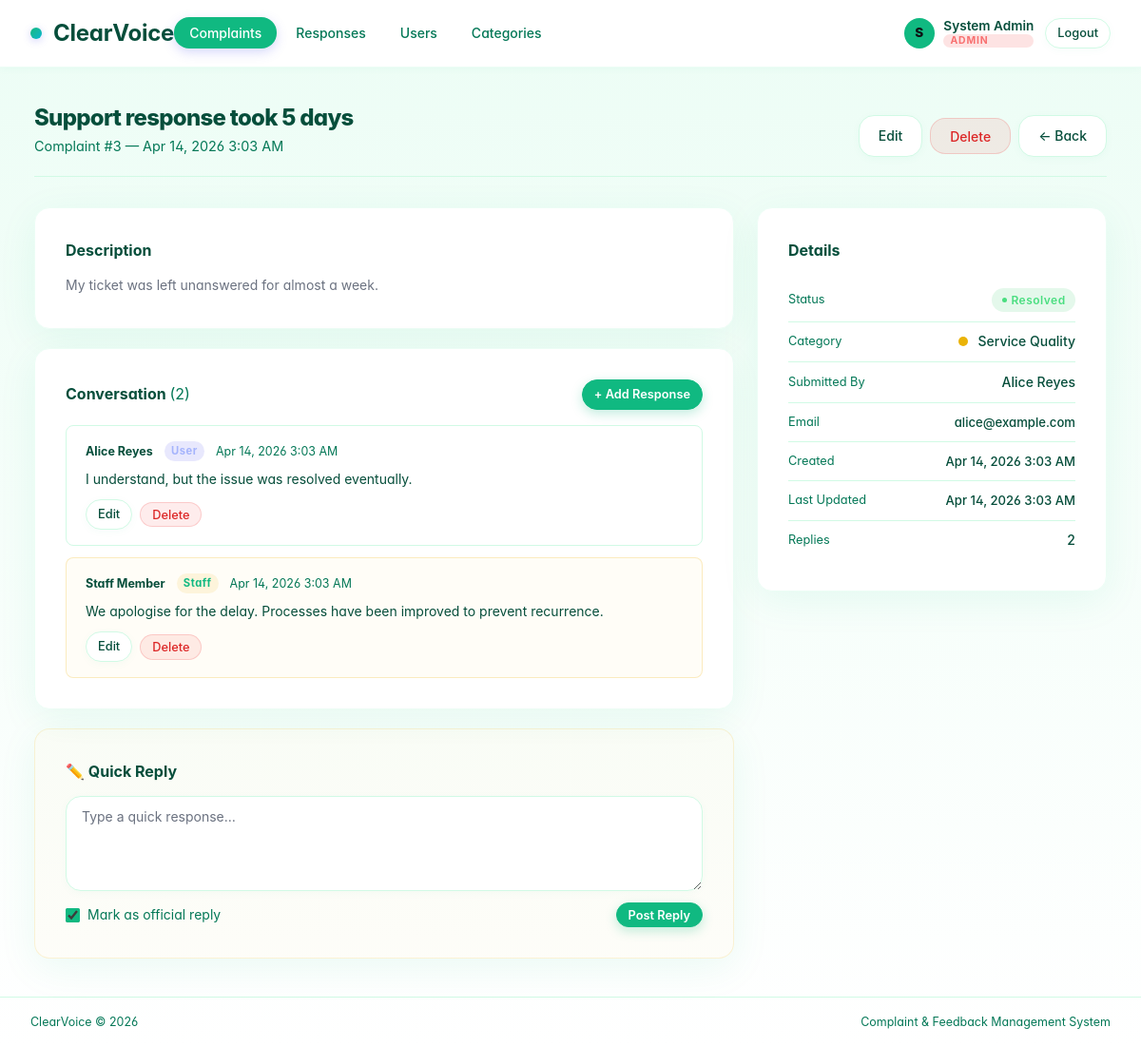
Screenshot of /pages/complaints/view.php?id=3 (signed in) with the database file from the repository.
### tables this page shows
CREATE TABLE IF NOT EXISTS complaints (
    id          INT UNSIGNED AUTO_INCREMENT PRIMARY KEY,
    user_id     INT UNSIGNED  NOT NULL,
    category_id INT UNSIGNED  NOT NULL,
    title       VARCHAR(200)  NOT NULL,
    description TEXT          NOT NULL,
    status      ENUM('open','in_review','resolved','closed') NOT NULL DEFAULT 'open',
    created_at  DATETIME NOT NULL DEFAULT CURRENT_TIMESTAMP,
    updated_at  DATETIME NOT NULL DEFAULT CURRENT_TIMESTAMP ON UPDATE CURRENT_TIMESTAMP,
    CONSTRAINT fk_complaint_user     FOREIGN KEY (user_id)     REFERENCES users(id)      ON DELETE CASCADE,
    CONSTRAINT fk_complaint_category FOREIGN KEY (category_id) REFERENCES categories(id) ON DELETE RESTRICT
);

CREATE TABLE IF NOT EXISTS responses (
    id              INT UNSIGNED NOT NULL AUTO_INCREMENT PRIMARY KEY,
    complaint_id    INT UNSIGNED NOT NULL,
    user_id         INT UNSIGNED NOT NULL,
    message         TEXT         NOT NULL,
    is_admin_reply  TINYINT(1)   NOT NULL DEFAULT 0,
    created_at      DATETIME NOT NULL DEFAULT CURRENT_TIMESTAMP,
    updated_at      DATETIME NOT NULL DEFAULT CURRENT_TIMESTAMP ON UPDATE CURRENT_TIMESTAMP,
    CONSTRAINT fk_response_complaint FOREIGN KEY (complaint_id) REFERENCES complaints(id) ON DELETE CASCADE,
    CONSTRAINT fk_response_user      FOREIGN KEY (user_id)      REFERENCES users(id)      ON DELETE CASCADE
);

CREATE TABLE IF NOT EXISTS users (
    id          INT UNSIGNED AUTO_INCREMENT PRIMARY KEY,
    name        VARCHAR(100)  NOT NULL,
    email       VARCHAR(150)  NOT NULL UNIQUE,
    password    VARCHAR(255)  NOT NULL,
    role        ENUM('admin','staff','public') NOT NULL DEFAULT 'public',
    created_at  DATETIME NOT NULL DEFAULT CURRENT_TIMESTAMP,
    updated_at  DATETIME NOT NULL DEFAULT CURRENT_TIMESTAMP ON UPDATE CURRENT_TIMESTAMP
);

CREATE TABLE IF NOT EXISTS categories (
    id          INT UNSIGNED AUTO_INCREMENT PRIMARY KEY,
    name        VARCHAR(80)   NOT NULL UNIQUE,
    description VARCHAR(255)  NOT NULL DEFAULT '',
    color       VARCHAR(7)    NOT NULL DEFAULT '#6366f1',
    created_at  DATETIME NOT NULL DEFAULT CURRENT_TIMESTAMP,
    updated_at  DATETIME NOT NULL DEFAULT CURRENT_TIMESTAMP ON UPDATE CURRENT_TIMESTAMP
);

### includes/helpers.php (called while the page is built, shortened)
<?php
function e(string $value): string
{
    return htmlspecialchars($value, ENT_QUOTES | ENT_SUBSTITUTE, 'UTF-8');
}
function statusBadge(string $status): string
{
    return match ($status) {
        'open'      => 'badge-open',
        'in_review' => 'badge-review',
        'resolved'  => 'badge-resolved',
        'closed'    => 'badge-closed',
        default     => 'badge-open',
    };
}
function statusLabel(string $status): string
{
    return match ($status) {
        'open'      => 'Open',
        'in_review' => 'In Review',
        'resolved'  => 'Resolved',
        'closed'    => 'Closed',
        default     => ucfirst($status),
    };
}
function formatDate(string $datetime): string
{
    return date('M j, Y  g:i A', strtotime($datetime));
}

### includes/auth.php (called while the page is built, shortened)
<?php
function currentUser(): ?array
{
    return $_SESSION['auth_user'] ?? null;
}

### pages/complaints/view.php (the view, shortened to what this page needs)
<?php
require_once __DIR__ . '/../../includes/auth.php';
require_once __DIR__ . '/../../includes/header.php';
$db   = getDB();
$user = currentUser();
$id   = (int)($_GET['id'] ?? 0);
$stmt = $db->prepare(
    'SELECT c.*, u.name AS user_name, u.email AS user_email,
            cat.name AS category_name, cat.color AS cat_color
     FROM complaints c
     JOIN users u        ON c.user_id     = u.id
     JOIN categories cat ON c.category_id = cat.id
     WHERE c.id = :id'
);
$stmt->execute([':id' => $id]);
$complaint = $stmt->fetch();
$rStmt = $db->prepare(
    'SELECT r.*, u.name AS user_name, u.role AS user_role
     FROM responses r
     JOIN users u ON r.user_id = u.id
     WHERE r.complaint_id = :id
     ORDER BY r.created_at ASC'
);
$rStmt->execute([':id' => $id]);
$responses = $rStmt->fetchAll();
?>
<div class="page-header">
    <div>
        <h1 style="font-size:1.5rem"><?= e($complaint['title']) ?></h1>
        <p>Complaint #<?= $complaint['id'] ?> &mdash; <?= formatDate($complaint['created_at']) ?></p>
    </div>
    <div class="actions">
        <?php if (in_array($user['role'], ['admin','staff'])): ?>
            <a href="edit.php?id=<?= $complaint['id'] ?>" class="btn btn-secondary">Edit</a>
        <?php endif; ?>
        <?php if ($user['role'] === 'admin'): ?>
            <button class="btn btn-danger"
                data-delete-url="delete.php?id=<?= $complaint['id'] ?>"
                data-delete-label="this complaint">Delete</button>
        <?php endif; ?>
        <a href="index.php" class="btn btn-secondary">← Back</a>
    </div>
</div>
<div class="detail-grid fade-in">
    <div>
        <div class="card" style="margin-bottom:1.25rem">
            <h3 style="font-family:var(--font-head);margin-bottom:.75rem;font-size:1rem">Description</h3>
            <p style="color:var(--text-subtle);line-height:1.75"><?= nl2br(e($complaint['description'])) ?></p>
        </div>
        <div class="card" style="margin-bottom:1.25rem">
            <div style="display:flex;justify-content:space-between;align-items:center;margin-bottom:1rem">
                <h3 style="font-family:var(--font-head);font-size:1rem">
                    Conversation <span style="color:var(--text-muted);font-weight:400">(<?= count($responses) ?>)</span>
                </h3>
                <?php if (in_array($user['role'], ['admin','staff'])): ?>
                    <a href="../responses/create.php?complaint_id=<?= $complaint['id'] ?>"
                       class="btn btn-primary btn-sm">+ Add Response</a>
                <?php endif; ?>
            </div>
            <?php if (empty($responses)): ?>
                <div class="empty-state" style="padding:2rem">
                    <div class="empty-icon" style="font-size:2rem">💬</div>
                    <p>
                        <?= $user['role'] === 'public'
                            ? 'No replies yet. A staff member will respond soon. You can also add a comment below.'
                            : 'No responses yet.' ?>
                    </p>
                </div>
            <?php else: ?>
                <div class="response-thread">
                <?php foreach ($responses as $r): ?>
                    <?php
                        $isOwn      = (int)$r['user_id'] === (int)$user['id'];
                        $isOfficial = (bool)$r['is_admin_reply'];
                        $roleLabel  = match($r['user_role']) {
                            'admin'  => 'Admin',
                            'staff'  => 'Staff',
                            default  => 'You',
                        };
                    ?>
                    <div class="response-item <?= $isOfficial ? 'admin-reply' : ($isOwn ? 'own-reply' : '') ?>">
                        <div class="response-meta">
                            <span class="response-author">
                                <?= $isOwn ? 'You' : e($r['user_name']) ?>
                            </span>
                            <?php if ($isOfficial): ?>
                                <span class="admin-tag"><?= $roleLabel ?></span>
                            <?php elseif ($r['user_role'] === 'public' && !$isOwn): ?>
                                <span class="user-tag">User</span>
                            <?php endif; ?>
                            <span><?= formatDate($r['created_at']) ?></span>
                        </div>
                        <p class="response-body"><?= nl2br(e($r['message'])) ?></p>
                        <?php if (in_array($user['role'], ['admin','staff'])): ?>
                        <div class="actions" style="margin-top:.6rem">
                            <a href="../responses/edit.php?id=<?= $r['id'] ?>"
                               class="btn btn-secondary btn-sm">Edit</a>
                            <button class="btn btn-danger btn-sm"
                                data-delete-url="../responses/delete.php?id=<?= $r['id'] ?>&redirect=<?= urlencode('view.php?id=' . $complaint['id']) ?>"
                                data-delete-label="this response">Delete</button>
                        </div>
                        <?php endif; ?>
                    </div>
                <?php endforeach; ?>
                </div>
            <?php endif; ?>
        </div>
        <?php if (in_array($user['role'], ['admin','staff'])): ?>
        <div class="card reply-card">
            <h3 style="font-family:var(--font-head);font-size:1rem;margin-bottom:.75rem">
                ✏️ Quick Reply
            </h3>
            <form method="post">
                <div class="field" style="margin-bottom:.75rem">
                    <textarea name="reply_message"
                              rows="3"
                              placeholder="Type a quick response…"
                              style="width:100%"></textarea>
                </div>
                <div style="display:flex;justify-content:space-between;align-items:center;flex-wrap:wrap;gap:.75rem">
                    <label style="display:flex;align-items:center;gap:.5rem;cursor:pointer;
                                  text-transform:none;letter-spacing:0;font-size:.875rem;font-weight:400;color:var(--text-muted)">
                        <input type="checkbox" name="is_official" value="1"
                               style="width:15px;height:15px;accent-color:var(--accent)" checked>
                        Mark as official reply
                    </label>
                    <button type="submit" class="btn btn-primary btn-sm">Post Reply</button>
                </div>
            </form>
        </div>
        <?php endif; ?>
    </div>
    <div>
        <div class="card">
            <h3 style="font-family:var(--font-head);font-size:1rem;margin-bottom:1rem">Details</h3>
            <ul class="meta-list">
                <li>
                    <span class="key">Status</span>
                    <span class="val">
                        <span class="badge <?= statusBadge($complaint['status']) ?>">
                            <?= statusLabel($complaint['status']) ?>
                        </span>
                    </span>
                </li>
                <li>
                    <span class="key">Category</span>
                    <span class="val">
                        <span class="cat-dot" style="background:<?= e($complaint['cat_color']) ?>"></span>
                        <?= e($complaint['category_name']) ?>
                    </span>
                </li>
                <?php if ($user['role'] !== 'public'): ?>
                <li>
                    <span class="key">Submitted By</span>
                    <span class="val"><?= e($complaint['user_name']) ?></span>
                </li>
                <li>
                    <span class="key">Email</span>
                    <span class="val" style="font-size:.82rem"><?= e($complaint['user_email']) ?></span>
                </li>
                <?php endif; ?>
                <li>
                    <span class="key">Created</span>
                    <span class="val" style="font-size:.82rem"><?= formatDate($complaint['created_at']) ?></span>
                </li>
                <li>
                    <span class="key">Last Updated</span>
                    <span class="val" style="font-size:.82rem"><?= formatDate($complaint['updated_at']) ?></span>
                </li>
                <li>
                    <span class="key">Replies</span>
                    <span class="val"><?= count($responses) ?></span>
                </li>
            </ul>
        </div>
    </div>
</div>
<?php require_once __DIR__ . '/../../includes/footer.php'; ?>

### rows the page displays
complaints: title "Support response took 5 days", id "3", created_at "Apr 14, 2026 3:03 AM", description "My ticket was left unanswered for almost a week.", status "Resolved", category.name "Service Quality", user.name "Alice Reyes", user.email "alice@example.com", updated_at "Apr 14, 2026 3:03 AM"
responses: user.name "Alice Reyes", is_admin_reply "User", created_at "Apr 14, 2026 3:03 AM", message "I understand, but the issue was resolved eventually."
responses: user.name "Staff Member", user.role "Staff", created_at "Apr 14, 2026 3:03 AM", message "We apologise for the delay. Processes have been improved to prevent recurrence."

### other values shown
substr($currentUser['name'], 0, 1) "S"
$currentUser['name'] "System Admin"
$currentUser['role'] "ADMIN"
count($responses) "2"
